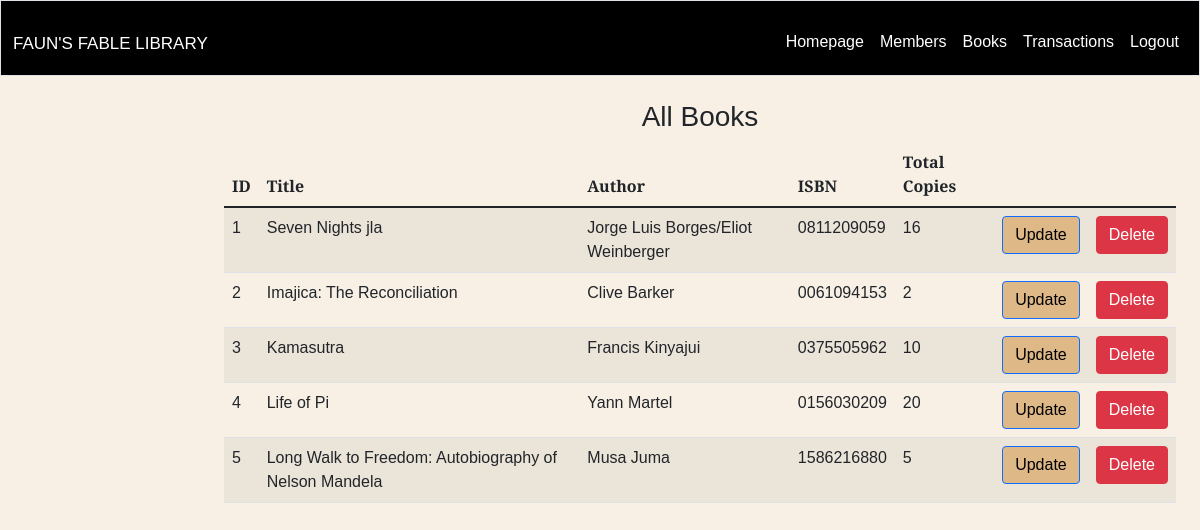
The app's page /all-books, older data.
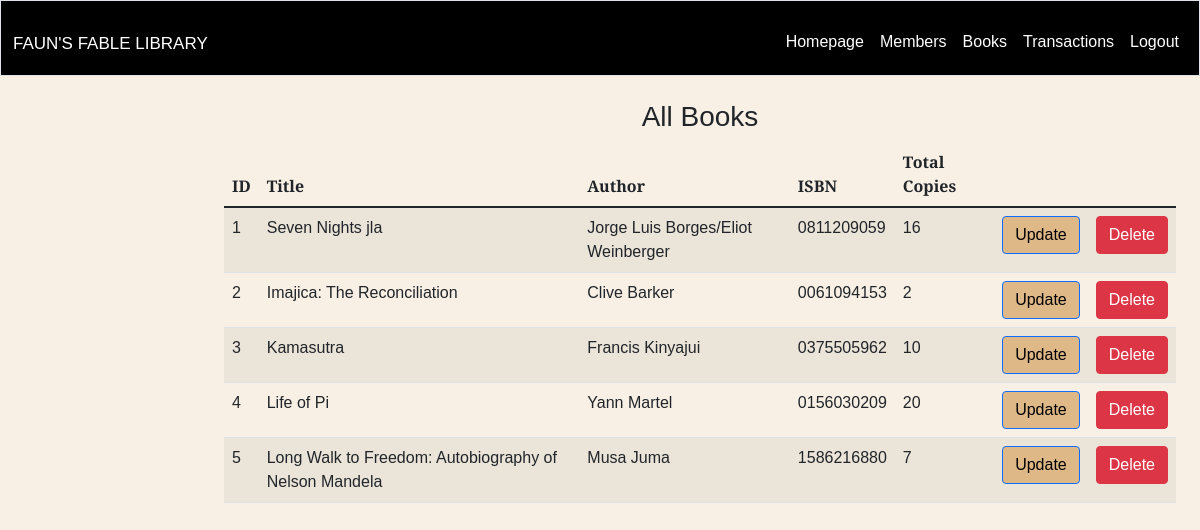
The same page, newer data.
### app/models.py (models this page shows, shortened)
class Book(db.Model):
    __tablename__ = 'books'
    id = db.Column(db.Integer, primary_key=True, unique=True)
    title = db.Column(db.String(20), nullable=False)
    author = db.Column(db.String(20), nullable=False)
    isbn = db.Column(db.String(20), nullable=False, unique=True)
    publisher = db.Column(db.String(150), nullable=False)
    Quantity = db.Column(db.Integer, default=0)

### app/routes/book.py (the view)
@bp.route('/all-books', methods=['GET'])
def all_books():
    library_books = Book.query.all()
    return render_template('book/all_books.html', library_books=library_books)

### app/templates/book/all_books.html
{% extends "layout.html" %} {% block title %} All Books {% endblock %} {% block
main %}
<br />
<h3 style="text-align: center">All Books</h3>
{% if library_books %}
<table class="table table-striped">
  <thead>
    <tr>
      <th scope="col">ID</th>
      <th scope="col">Title</th>
      <th scope="col">Author</th>
      <th scope="col">ISBN</th>
      <th scope="col">Total Copies</th>
    </tr>
  </thead>
  <tbody>
    {% for book in library_books %}
    <tr>
      <td>{{ book.id }}</td>
      <td>{{ book.title }}</td>
      <td>{{ book.author }}</td>
      <td>{{ book.isbn }}</td>
      <td>{{ book.Quantity }}</td>
      <td>
        <a
          href="{{ url_for('book.update_book', book_id=book.id) }}"
          class="btn btn-primary"
          style="background-color: burlywood; color: black"
          >Update</a
        >
      </td>
      <td>
        <form
          method="POST"
          action="{{ url_for('book.delete_book', title=book.title, author=book.author, isbn=book.isbn, publisher=book.publisher) }}"
        >
          <button type="submit" class="btn btn-danger">Delete</button>
        </form>
      </td>
    </tr>
    {% endfor %}
  </tbody>
</table>
{% else %}
<p>No books available in the library.</p>
{% endif %} {% endblock %}

Row changes from the older to the newer data that the page shows:
changed Book "Long Walk to Freedom: Autobiography of Nelson Mandela": Quantity "5" → "7"
